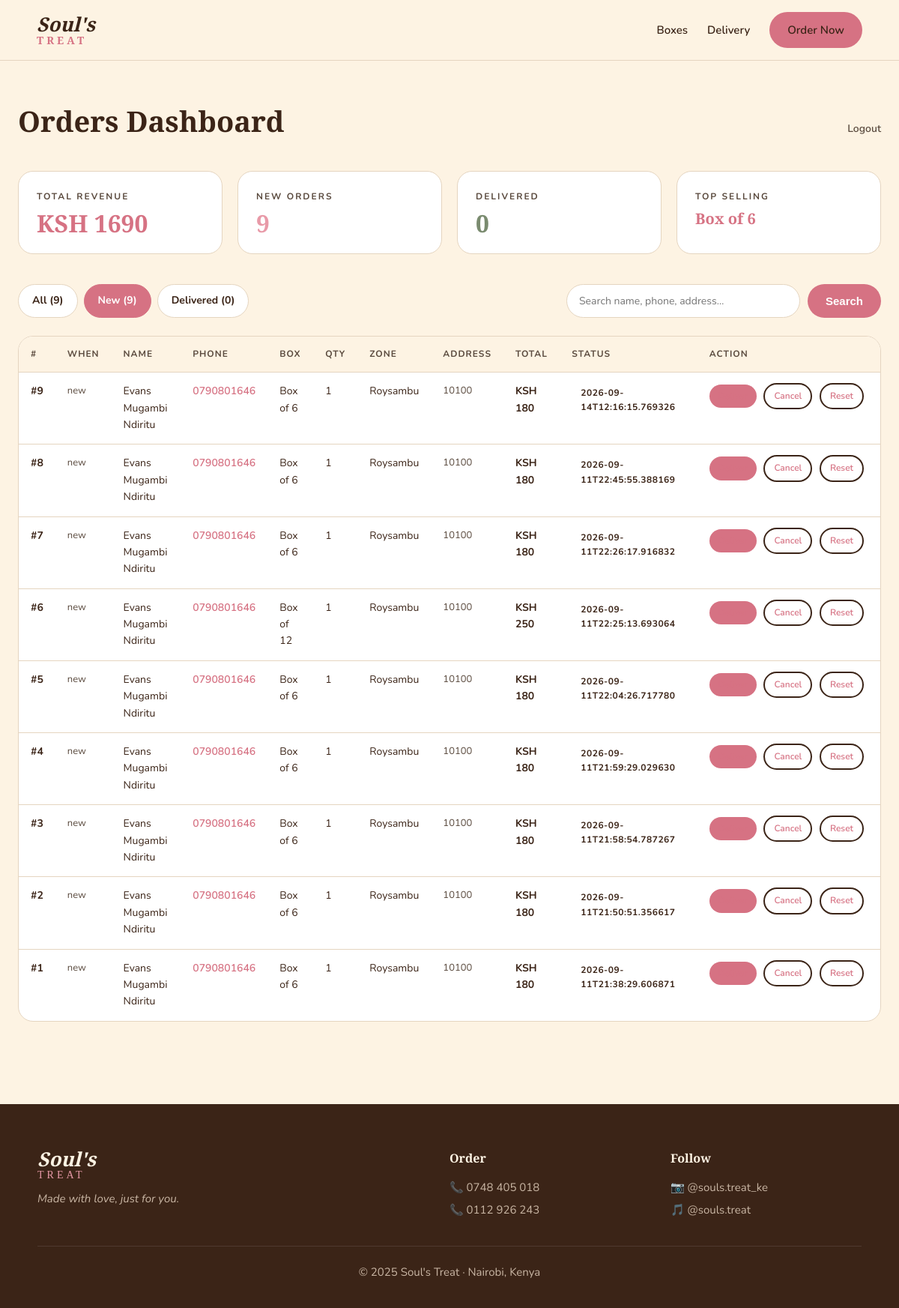
The app's page /admin?status=new (signed in) with its own data.
### tables this page shows
CREATE TABLE orders (
            id INTEGER PRIMARY KEY AUTOINCREMENT,
            name TEXT NOT NULL,
            phone TEXT NOT NULL,
            box_size TEXT NOT NULL,
            quantity INTEGER NOT NULL,
            zone TEXT NOT NULL,
            address TEXT,
            notes TEXT,
            total INTEGER NOT NULL,
            created_at TEXT NOT NULL
        , status TEXT DEFAULT 'new');

### app.py (the view)
@app.route("/admin")
def admin():
    if not session.get("admin"):
        return redirect(url_for("admin_login"))
    search = request.args.get("q", "").strip()
    status_filter = request.args.get("status", "all")
    conn = sqlite3.connect(DB)
    c = conn.cursor()
    query = "SELECT * FROM orders WHERE 1=1"
    params = []
    if status_filter in ("new", "delivered", "cancelled"):
        query += " AND status = ?"
        params.append(status_filter)
    if search:
        query += " AND (name LIKE ? OR phone LIKE ? OR address LIKE ?)"
        like = f"%{search}%"
        params.extend([like, like, like])
    query += " ORDER BY id DESC"
    c.execute(query, params)
    rows = c.fetchall()
    c.execute("SELECT COUNT(*), COALESCE(SUM(total), 0) FROM orders")
    total_count, total_revenue = c.fetchone()
    c.execute("SELECT COUNT(*) FROM orders WHERE status = 'new'")
    new_count = c.fetchone()[0]
    c.execute("SELECT COUNT(*) FROM orders WHERE status = 'delivered'")
    delivered_count = c.fetchone()[0]
    c.execute("SELECT box_size, COUNT(*) as cnt FROM orders GROUP BY box_size ORDER BY cnt DESC LIMIT 1")
    top_row = c.fetchone()
    top_box = BOXES.get(top_row[0], {}).get("label", "—") if top_row else "—"
    conn.close()
    orders = []
    for r in rows:
        orders.append({
            "id": r[0], "name": r[1], "phone": r[2],
            "box": BOXES.get(r[3], {}).get("label", r[3]),
            "quantity": r[4],
            "zone": ZONES.get(r[5], {}).get("name", r[5]),
            "address": r[6], "notes": r[7],
            "total": r[8],
            "status": r[9],
            "created_at": r[10][:19].replace("T", " "),
        })
    return render_template(
        "admin.html",
        orders=orders,
        search=search,
        status_filter=status_filter,
        stats={
            "revenue": total_revenue,
            "count": total_count,
            "new_count": new_count,
            "delivered_count": delivered_count,
            "top_box": top_box,
        }
    )

### templates/admin.html (shortened to what this page needs)
{% extends "base.html" %}
{% block content %}
<section class="admin-section">
  <div class="admin-wrap">
    <div class="admin-head">
      <h1>Orders Dashboard</h1>
      <a href="/admin/logout" class="link-back">Logout</a>
    </div>
    <div class="stat-grid">
      <div class="stat">
        <div class="stat-label">Total Revenue</div>
        <div class="stat-value">KSH {{ stats.revenue }}</div>
      </div>
      <div class="stat">
        <div class="stat-label">New Orders</div>
        <div class="stat-value" style="color:#E89AA8;">{{ stats.new_count }}</div>
      </div>
      <div class="stat">
        <div class="stat-label">Delivered</div>
        <div class="stat-value" style="color:#7A8B6F;">{{ stats.delivered_count }}</div>
      </div>
      <div class="stat">
        <div class="stat-label">Top Selling</div>
        <div class="stat-value" style="font-size:20px;">{{ stats.top_box }}</div>
      </div>
    </div>
    <div class="admin-toolbar">
      <div class="filter-tabs">
        <a href="/admin?status=all" class="tab {% if status_filter == 'all' %}active{% endif %}">
          All ({{ stats.count }})
        </a>
        <a href="/admin?status=new" class="tab {% if status_filter == 'new' %}active{% endif %}">
          New ({{ stats.new_count }})
        </a>
        <a href="/admin?status=delivered" class="tab {% if status_filter == 'delivered' %}active{% endif %}">
          Delivered ({{ stats.delivered_count }})
        </a>
      </div>
      <form method="GET" action="/admin" class="search-form">
        <input type="text" name="q" placeholder="Search name, phone, address…" value="{{ search }}">
        <button type="submit" class="btn">Search</button>
      </form>
    </div>
    {% if orders %}
    <div class="table-wrap">
      <table class="orders-table">
        <thead>
          <tr>
            <th>#</th>
            <th>When</th>
            <th>Name</th>
            <th>Phone</th>
            <th>Box</th>
            <th>Qty</th>
            <th>Zone</th>
            <th>Address</th>
            <th>Total</th>
            <th>Status</th>
            <th>Action</th>
          </tr>
        </thead>
        <tbody>
          {% for o in orders %}
          <tr>
            <td><strong>#{{ o.id }}</strong></td>
            <td class="muted">{{ o.created_at }}</td>
            <td>{{ o.name }}</td>
            <td><a href="tel:{{ o.phone }}">{{ o.phone }}</a></td>
            <td>{{ o.box }}</td>
            <td>{{ o.quantity }}</td>
            <td>{{ o.zone }}</td>
            <td class="muted">{{ o.address }}</td>
            <td><strong>KSH {{ o.total }}</strong></td>
            <td>
              <span class="status-badge status-{{ o.status }}">
                {{ o.status }}
              </span>
            </td>
            <td class="actions">
              {% if o.status != 'delivered' %}
                <a href="/admin/order/{{ o.id }}/status/delivered" class="btn btn-sm">Deliver</a>
              {% endif %}
              {% if o.status != 'cancelled' %}
                <a href="/admin/order/{{ o.id }}/status/cancelled" class="btn btn-sm btn-ghost">Cancel</a>
              {% endif %}
              {% if o.status != 'new' %}
                <a href="/admin/order/{{ o.id }}/status/new" class="btn btn-sm btn-ghost">Reset</a>
              {% endif %}
            </td>
          </tr>
          {% endfor %}
        </tbody>
      </table>
    </div>
    {% else %}
      <div class="empty">
        <div style="font-size:64px;">🍩</div>
        <h3>{% if search %}No matching orders{% else %}No orders yet{% endif %}</h3>
        <p>{% if search %}Try a different search term.{% else %}When customers place orders, they'll show up here.{% endif %}</p>
      </div>
    {% endif %}
  </div>
</section>
{% endblock %}

### static/css/style.css (style rules this page uses)
:root { --cream:#FDF3E3; --pink:#E89AA8; --pink-deep:#D67283; --brown:#3B2417; --brown-soft:#5a4a3e; --gold:#C9A24A; --line:#e5d5c0; }
* { margin:0;padding:0;box-sizing:border-box; }
html { scroll-behavior:smooth; }
body { font-family:'Nunito',sans-serif; background:var(--cream); color:var(--brown); line-height:1.6; }
.btn { display:inline-block; background:var(--pink-deep);color:#fff; padding:12px 24px;border-radius:50px; font-weight:700;text-decoration:none;font-size:15px; border:none;cursor:pointer; transition:transform .2s, background .2s; }
.btn-ghost { background:transparent;color:var(--brown); border:2px solid var(--brown); }
section { padding:80px 24px; }
.link-back { display:inline-block;margin-top:22px;color:var(--brown-soft); text-decoration:none;font-size:14px;font-weight:600; }
.admin-section { padding:50px 24px; }
.admin-wrap { max-width:1200px;margin:auto; }
.admin-head { display:flex;justify-content:space-between;align-items:center; margin-bottom:36px; }
.admin-head h1 { font-family:'Playfair Display',serif; font-size:38px; }
.stat-grid { display:grid;grid-template-columns:repeat(auto-fit,minmax(200px,1fr)); gap:20px;margin-bottom:40px; }
.stat { background:#fff;padding:24px;border-radius:20px; border:1px solid var(--line); }
.stat-label { font-size:12px;font-weight:700;letter-spacing:2px; text-transform:uppercase;color:var(--brown-soft); margin-bottom:10px; }
.stat-value { font-family:'Playfair Display',serif; font-size:32px;font-weight:800;color:var(--pink-deep); line-height:1; }
.table-wrap { background:#fff;border-radius:20px; border:1px solid var(--line); overflow-x:auto; }
.orders-table { width:100%;border-collapse:collapse; font-size:14px; }
.orders-table th { text-align:left;padding:14px 16px; background:var(--cream); font-weight:700;font-size:12px; letter-spacing:1px;text-transform:uppercase; color:var(--brown-soft); border-bottom:1px solid var(--line); white-space:nowrap; }
.orders-table td { padding:14px 16px; border-bottom:1px solid var(--line); color:var(--brown); vertical-align:top; }
.orders-table tr:last-child td { border-bottom:none; }
.orders-table a { color:var(--pink-deep);text-decoration:none;font-weight:600; }
.orders-table .muted { color:var(--brown-soft);font-size:13px; }
.admin-toolbar { display:flex;justify-content:space-between; align-items:center;gap:20px; margin-bottom:24px;flex-wrap:wrap; }
.filter-tabs { display:flex;gap:8px;flex-wrap:wrap; }
.tab { padding:10px 18px;border-radius:50px; background:#fff;border:1px solid var(--line); color:var(--brown);text-decoration:none; font-size:14px;font-weight:700; transition:background .2s,color .2s; }
.tab.active { background:var(--pink-deep);color:#fff; border-color:var(--pink-deep); }
.search-form { display:flex;gap:10px;flex:1;max-width:420px;min-width:240px; }
.search-form input { flex:1;padding:12px 16px;border-radius:50px; border:1.5px solid var(--line);background:#fff; font-family:inherit;font-size:14px; }
.status-badge { display:inline-block; padding:4px 12px;border-radius:50px; font-size:12px;font-weight:700; letter-spacing:0.5px;text-transform:uppercase; }
.orders-table .actions { white-space:nowrap; }
.btn-sm { padding:6px 12px;font-size:12px;border-radius:50px; margin-right:6px;display:inline-block; }

### records on screen
orders: id "9", created_at "new", name "Evans Mugambi Ndiritu", phone "0790801646", box "Box of 6", quantity "1", zone "Roysambu", address "10100", total "180", status "2026-09-14T12:16:15.769326"
orders: id "8", created_at "new", name "Evans Mugambi Ndiritu", phone "0790801646", box "Box of 6", quantity "1", zone "Roysambu", address "10100", total "180", status "2026-09-11T22:45:55.388169"
orders: id "7", created_at "new", name "Evans Mugambi Ndiritu", phone "0790801646", box "Box of 6", quantity "1", zone "Roysambu", address "10100", total "180", status "2026-09-11T22:26:17.916832"
orders: id "6", created_at "new", name "Evans Mugambi Ndiritu", phone "0790801646", box "Box of 12", quantity "1", zone "Roysambu", address "10100", total "250", status "2026-09-11T22:25:13.693064"
orders: id "5", created_at "new", name "Evans Mugambi Ndiritu", phone "0790801646", box "Box of 6", quantity "1", zone "Roysambu", address "10100", total "180", status "2026-09-11T22:04:26.717780"
orders: id "4", created_at "new", name "Evans Mugambi Ndiritu", phone "0790801646", box "Box of 6", quantity "1", zone "Roysambu", address "10100", total "180", status "2026-09-11T21:59:29.029630"
orders: id "3", created_at "new", name "Evans Mugambi Ndiritu", phone "0790801646", box "Box of 6", quantity "1", zone "Roysambu", address "10100", total "180", status "2026-09-11T21:58:54.787267"
orders: id "2", created_at "new", name "Evans Mugambi Ndiritu", phone "0790801646", box "Box of 6", quantity "1", zone "Roysambu", address "10100", total "180", status "2026-09-11T21:50:51.356617"
orders: id "1", created_at "new", name "Evans Mugambi Ndiritu", phone "0790801646", box "Box of 6", quantity "1", zone "Roysambu", address "10100", total "180", status "2026-09-11T21:38:29.606871"

### other values on screen
{{ stats.revenue }} "1690"
{{ stats.new_count }} "9"
{{ stats.delivered_count }} "0"
{{ stats.top_box }} "Box of 6"
{{ stats.count }} "9"
